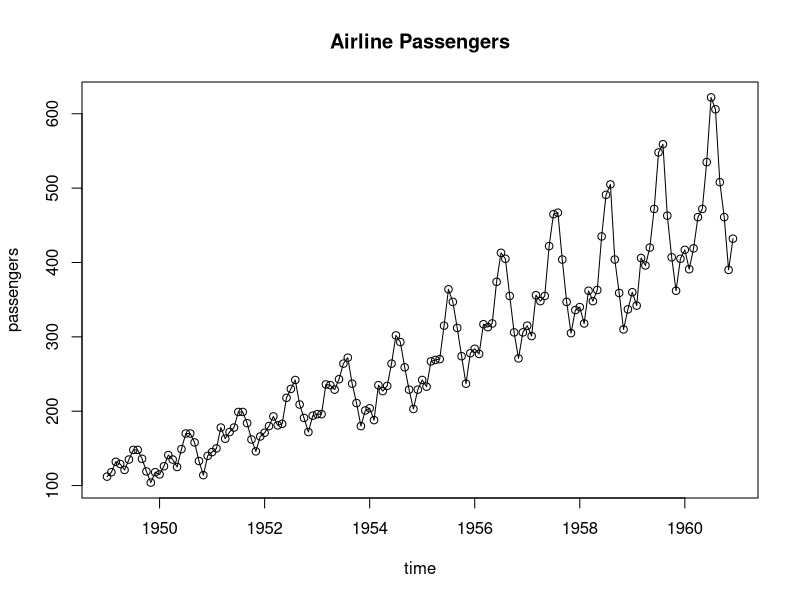
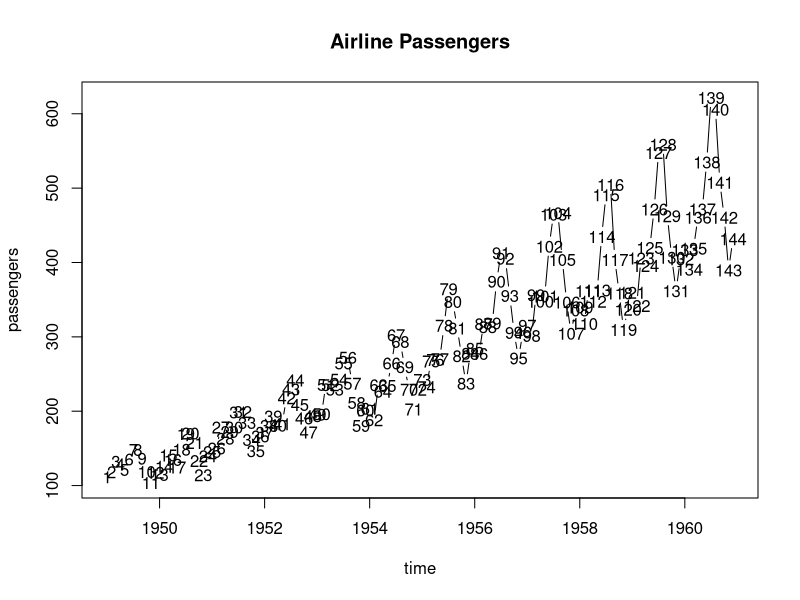
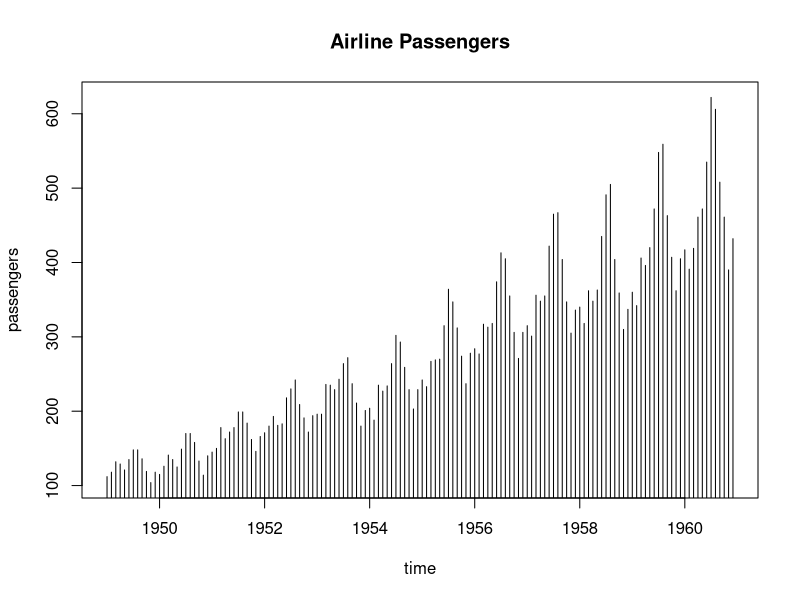
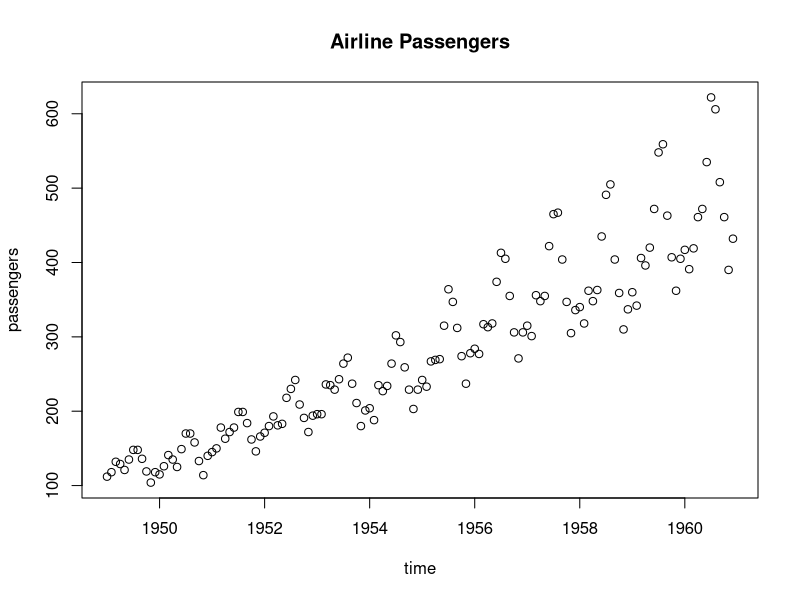
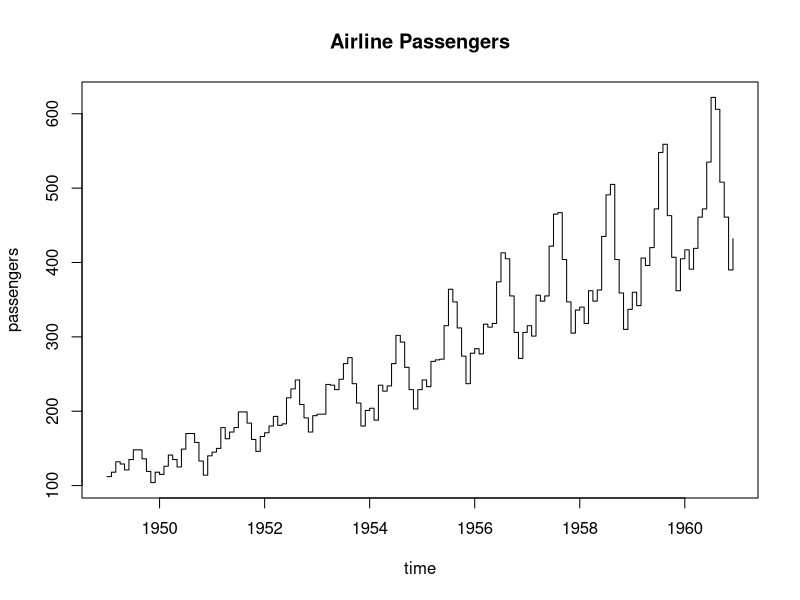
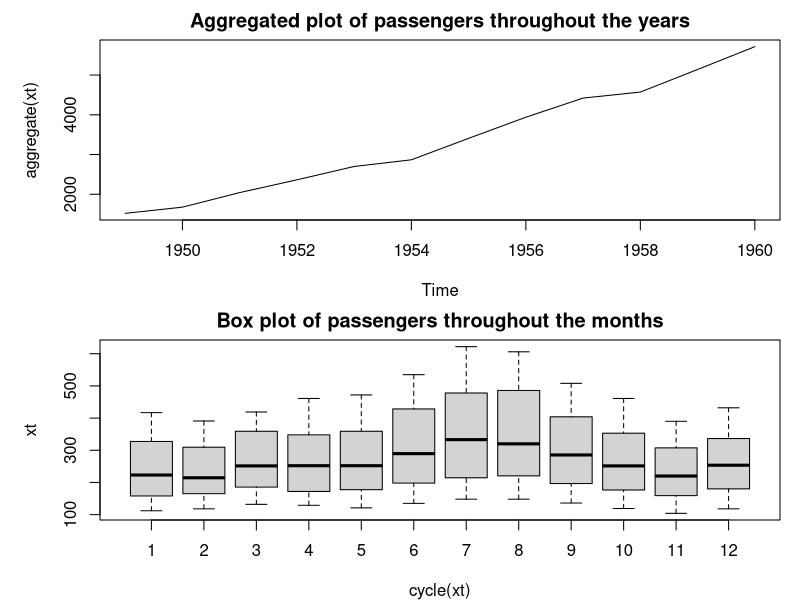
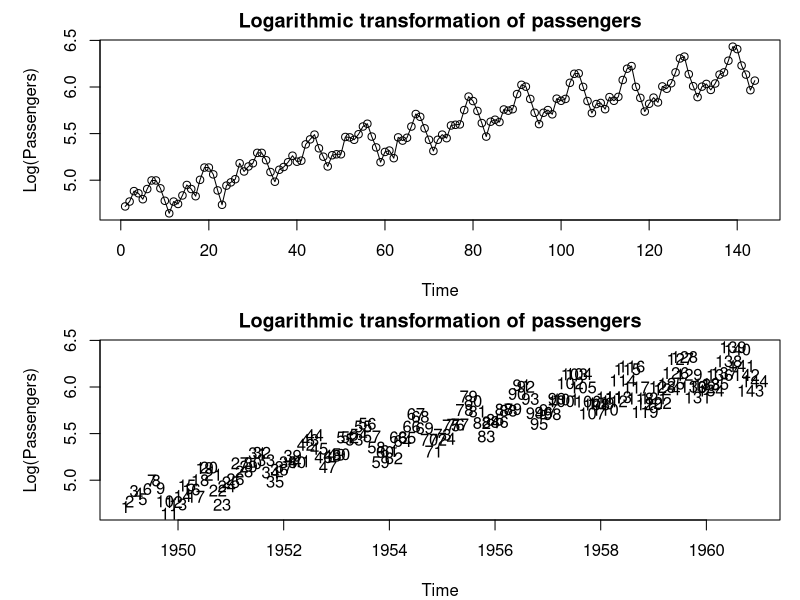
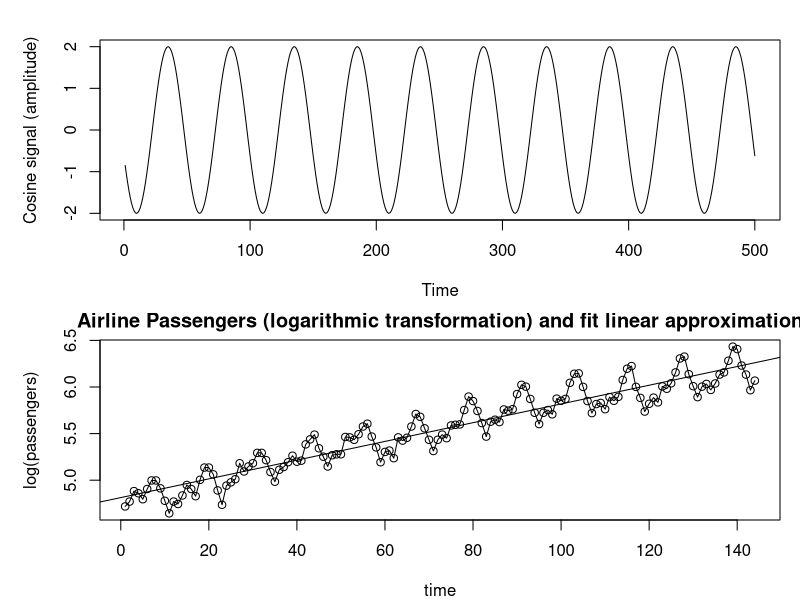

The R script that drew these images, in order:
## ---- chunk 1
knitr::opts_chunk$set(echo = TRUE, message = FALSE, warning = FALSE)
## ---- chunk 2
#1. Importing data files with RStudio & preliminary manipulations.
# Import AirPassengers file from RStudio data

library(readxl)
library(tseries)

data("AirPassengers")
AP<- AirPassengers
print("Time series from the AirPassenger dataset (TIME SERIES AP):")
AP
cat("\n")
cat("Class type of the latter time series:", class(AP), "\n")

# Save number of passengers in vector x and date (time) in vector t
x <- as.numeric(AP)
t <- time(AP)

cat("\n")
# Create a time series using the "tseries" package, with periodicity 12 months (frequency=12) and starting from 1949, 
# We will use the same numbers of passengers as given in the AirPassenger data (i.e. "x")
xt<-ts(x,start=1949,frequency=12)
print("Time series created manually, using passengers numbers from AirPassenger dataset (TIME SERIES xt):")
xt
cat("\n")

cat("Class type of the latter time series:", class(xt), "\n")

# xt and AP are two identical time series, just created in two different ways.
## ---- chunk 3
summary(AP)
## ---- chunk 4
# Option 1 for plotting: lines connected through circles
# In this case first argument is time series as one unique element (xt)
plot(xt, main="Airline Passengers", xlab="time", ylab="passengers", type="o")

# Option 2 for plotting: lines connected through numbers
# In this case the time series is composed by the vectors x and t, so both have to be given as first arguments:
# time on x-axis (so t is the 1° argument) and number of passengers on y-axis (so x is the 2° argument)
plot(t, x, main="Airline Passengers", xlab="time", ylab="passengers", type="l")


# Check the help for the “plot” function, in particular the different options for “type”.
help("plot")

# I will try to plot the histogram
plot(xt, main="Airline Passengers", xlab="time", ylab="passengers", type="h")

# Plot only the points
plot(xt, main="Airline Passengers", xlab="time", ylab="passengers", type="p")

# Plot stair steps
plot(xt, main="Airline Passengers", xlab="time", ylab="passengers", type="s")

## ---- chunk 5
# Another interesting option is to use "aggregate" and "cycle" to make a yearly summary:
layout(1:2, heights = c(4, 4))  # we add "heights" parameter so that the scale of y-axis is bigger and we are able to see more values on the y-axis (otherwise we could only see the minimum values) 
par(mar = c(4, 5, 2, 1))  # more room for y-axis labels
plot(aggregate(xt), main="Aggregated plot of passengers throughout the years") #aggregate collapses the series by applying a summarizing function (by default sum) over each cycle
                    #for example with monthly & yearly data like in AirPassengers dataset, it groups all months of each year together so that we can visualize the total number of passengers for each year

boxplot(xt~cycle(xt), main="Box plot of passengers throughout the months") #Create box plots of the time series grouped by its seasonal cycle (12 monhts)
## ---- chunk 6

y<-log(x)
y

plot (y, main = "Logarithmic transformation of passengers", xlab="Time", ylab="Log(Passengers)",type="o")

# I will plot also omitting the "t" so that all the numbers disappear, to have a clearer view of the trend
plot (t, y, main = "Logarithmic transformation of passengers", xlab="Time", ylab="Log(Passengers)",type="o")

## ---- chunk 7

t2<-1:500
c<-2*cos(2*pi*t2/50+0.6*pi)
plot(t2, c, type="l", xlab="Time", ylab="Cosine signal (amplitude)")
## ---- chunk 8
t3<-1:144 # create a simple time index:
line=lm(y~t3) # fits a linear regression model (fit the best straight line through the data)
summary(line)

plot(t3, y, main="Airline Passengers (logarithmic transformation) and fit linear approximation", type="o", xlab="time", ylab="log(passengers)");
abline(line) #Adds the fitted regression line on top of the plot

#To extract the trend to the logarithmic data we can do:
y<-log(x)
lm(y~t3)
trend<-0.01005*t3+4.81367
trend
z<-y-trend #z=residuals of the time series after log transforming and extracting the linear trend.
z
plot.ts(z, main="Residuals from fitting linearly the Logarithmic Airline Passengers")
## ---- chunk 9
# To eliminate seasonality of z we can do:
dim(z)<-c(12,12)
z

#We have converted the series in a matrix where rows are data of the same month.
#Now we compute monthly row means, the global mean and the seasonal component.
e<-apply(z,1,mean) 
ee<-mean(e)
s<-e-ee
plot(s,main = "Seasonal components per month", ylab="Seasonal effect", xlab="Month", type="o")

#We have now captured the seasonal component. Now we do:
est<-array(s,144)
est
plot(est,main = "Seasonal pattern over time", ylab = "Seasonal effect", xlab = "Time",type="o")

dim(z)<-144
u<-z-est
u
plot(u, main="Irregular component (detrended and deseasonalized series)", xlab="Time index", ylab="Residual value", type="o")

## ---- chunk 10
#Given x, the following instruction applies a moving average of order q=1 to the series: 
v3<-filter(x, sides=2,rep(1,3)/3) #It replaces each observation with the average of its neighbors. So noise is reduced → smoother curve.

v5<-filter(x, sides=2, rep(1,5)/5)
v7<-filter(x, sides=2, rep(1,7)/7)

plot(x, type="l", main = "Moving average smoothing", xlab="Time", ylab="Number of passengers", col="grey")
lines(v3, col="blue")
lines(v5, col="red")
lines(v7, col="green")

legend("topleft",
       legend = c("Original series",
                  "MA(3)",
                  "MA(5)",
                  "MA(7)"),
       col = c("grey","blue","red","green"),
       lty = 1,
       lwd = 2)

## ---- chunk 11
y<-log(x)
dy<-diff(y) #first order difference
dy
plot(dy, type="o", main="First difference of log(passengers)", xlab="Time", ylab="Change in log(passengers)")

de<-diff(y, lag=12) #differences of order 12
plot(de, type="o", main="Seasonal difference (lag 12)", xlab="Time", ylab="Seasonally differenced log(passengers)")

de<-diff(y,12,2) #second differences of order 12
plot(de, type="o", main="Second differences (lag 12)", xlab="Time", ylab="Second differenced log(passengers)")


y<-log(x)
dy12<-diff(y, lag=12)
#plot (dy12, xlab="time", ylab="passengers", type="o")
ddy12<-diff(dy12)
plot(ddy12, type="o", main="First and seasonal difference of log(passengers)", xlab="Time", ylab="Differenced log(passengers)")
## ---- chunk 12
plot (decompose(xt))
## ---- chunk 13
dec<-decompose(xt, type="additive")
plot(dec)

trend<-dec$trend
seasonal<-dec$seasonal
random<-dec$random

layout(1:3)
plot(trend)
plot(seasonal)
plot(random)
## ---- chunk 14
# Number of data points
n <- 1000
# Standard white noise
z1 <- rnorm(n)
## ---- chunk 15
plot(z1[1:200], type = "l", main = "Gaussian white noise (sample)")
hist(z1, probability = TRUE, main = "Histogram of standard normal sample")
x <- seq(-4, 4, length = 200)
lines(x, dnorm(x), col = "red")
## ---- chunk 16
z1 <- rnorm(100)
z1
## ---- chunk 17
# Gaussian white noise with mean 5 and std 2
mu <- 5
sigma <- 2
# Sample of a normal random variable with mean 5 and std 2
z2 <- rnorm(n, mean = mu, sd = sigma)
plot(z2, type = "l", xlab = "Index", ylab = "Value",
     main = "Gaussian White Noise Sample")
hist(z1, freq = FALSE, main = "Histogram of Standard Normal Sample", xlab = "Value")
## ---- chunk 18
hist(z1, main = "Histogram of Standard Normal Sample", xlab = "Value")
## ---- chunk 19
# Define sets of parameters to explore
n_values <- c(50, 500, 5000)          # sample sizes
mu_values <- c(0, 5)                  # means
sigma_values <- c(1, 3)               # standard deviations

# Loop over all combinations
for(n in n_values){
  for(mu in mu_values){
    for(sigma in sigma_values){
      # Generate Gaussian white noise
      z <- rnorm(n, mean = mu, sd = sigma)
      
      # Line plot of first 200 points (or full sample if small n)
      plot_len <- min(200, n)
      plot(z[1:plot_len], type="l", 
           main=paste0("Line Plot: n=", n, ", mu=", mu, ", sigma=", sigma),
           xlab="Index", ylab="Value")
      
      # Histogram with theoretical density
      hist(z, probability=TRUE,
           main=paste0("Histogram: n=", n, ", mu=", mu, ", sigma=", sigma),
           xlab="Value")
      x <- seq(min(z), max(z), length=200)
      lines(x, dnorm(x, mean=mu, sd=sigma), col="red", lwd=2)
    }
  }
}
## ---- chunk 20
m <- 1
set.seed(m)
w <- rnorm(1000)
w
## ---- chunk 21
n <- 1000
x <- seq(-4, 4, length = 1000)

hist(rnorm(n), prob = TRUE, main = "Sample vs Theoretical Density", xlab = "Value")
points(x, dnorm(x), type = "l", col = "red")
## ---- chunk 22
N <- 10000
mu <- 5
sigma <- 2
z <- rnorm(N, mean = mu, sd = sigma)
acf(z, main = "Correlogram of IID Gaussian Noise")
## ---- chunk 23
# simulate a simple random walk and inspect trajectory and differences
n <- 1000
set.seed(1)
z_rw <- rnorm(n)
rw <- cumsum(z_rw)
plot(rw, type = "o", main = "Random walk (n=1000)", xlab = "Time", ylab = "Value")

# replicate with different seeds in a 3-row layout
layout(matrix(1:3, nrow = 3))
for (m in 1:3) {
  set.seed(m)
  z_tmp <- rnorm(n)
  rw_tmp <- cumsum(z_tmp)
  plot(rw_tmp, type = "o", main = paste("Random walk with seed", m), xlab = "Time")
}
layout(1)

# alternative construction (iterative) for larger n
n2 <- 10000
w <- rnorm(n2)
x_alt <- numeric(n2)
x_alt[1] <- w[1]
for (t in 2:n2) x_alt[t] <- x_alt[t-1] + w[t]
plot(x_alt, type = "l", main = "Random walk (iterative, n=10000)")

# first difference of a random walk is (approximately) iid noise
acf(diff(x_alt), main = "Correlogram of first difference of random walk")
